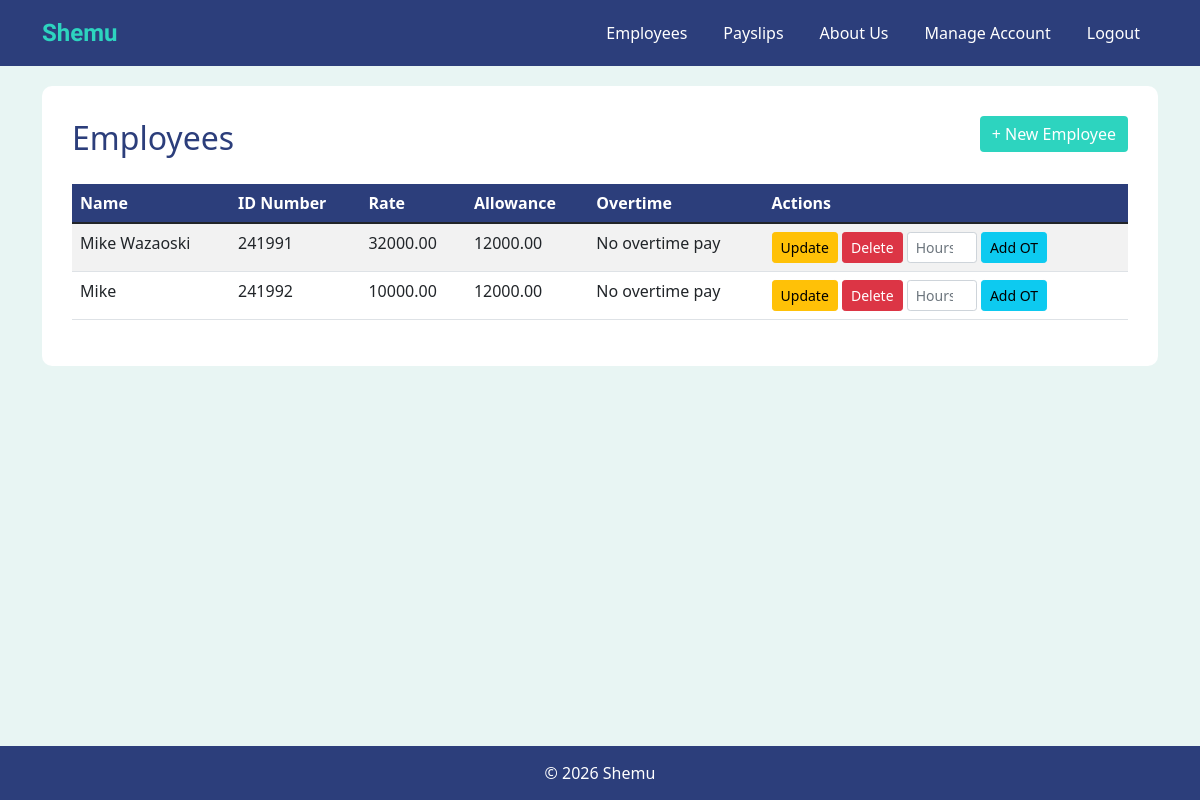
The app's page /employees/2/, older data.
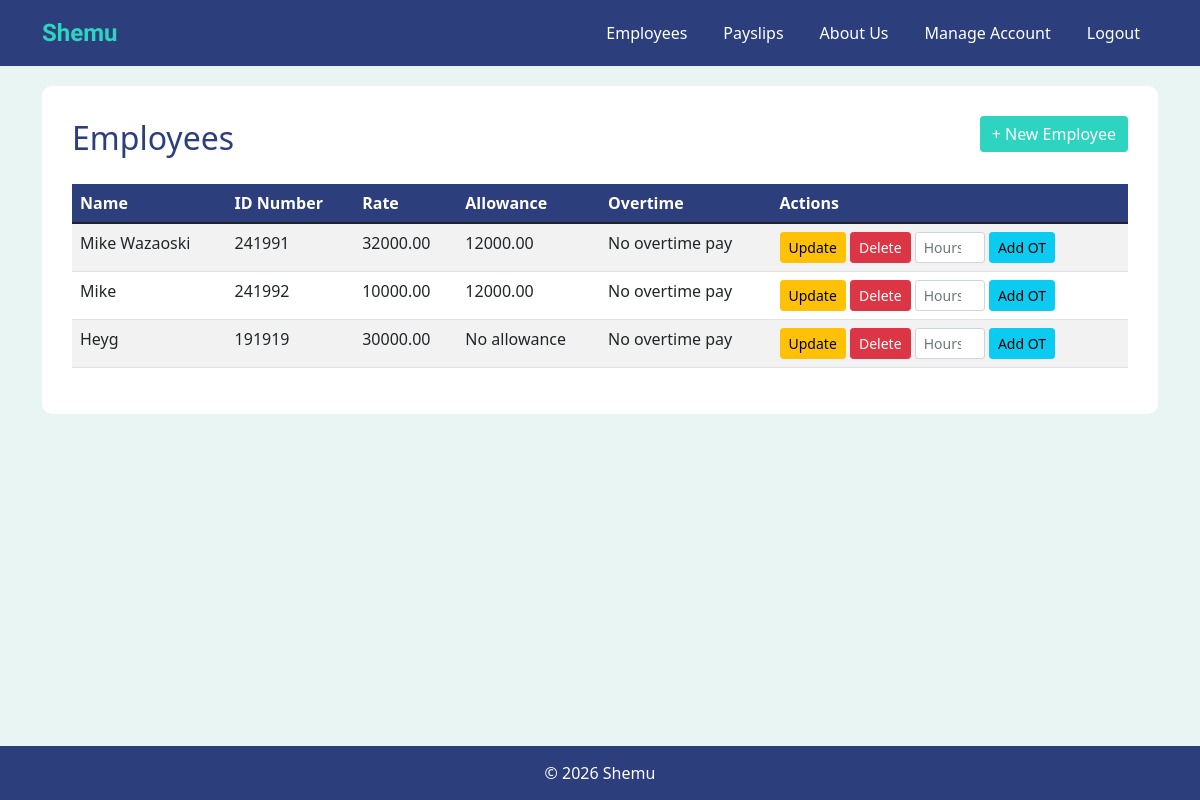
The same page, newer data.
### shemuapp/models.py (models this page shows, shortened)
class Employee(models.Model):
    name = models.CharField(max_length=300)
    id_number = models.CharField(max_length=300, unique=True)
    rate = models.DecimalField(max_digits=10, decimal_places=2)
    overtime_pay = models.DecimalField(max_digits=10, decimal_places=2,null=True, blank=True)
    allowance = models.DecimalField(max_digits=10, decimal_places=2, null=True, blank=True)
    def getOvertime(self):
        if not self.overtime_pay:
            message = "No overtime pay"
            return message
        else:
            return self.overtime_pay
    def getAllowance(self):
        if not self.allowance:
            message = "No allowance"
            return message
        else:
            return self.allowance

### shemuapp/views.py (the view)
# urls.py: path('', views.employees, name='employees'),
def employees(request, pk):
    account = get_object_or_404(Account, pk=pk)
    employees = Employee.objects.all()
    return render(request, 'employees.html', {'employees': employees, 'pk': pk, 'current_user': account.getUsername()})

### shemuapp/models.py (called while the page is built)
    def getUsername(self):
        return self.username

### shemuapp/templates/employees.html (shortened to what this page needs)
{% extends 'base.html' %}
{% block content %}
<div class="d-flex justify-content-between align-items-center mb-3">
    <h2>Employees</h2>
    <a href="{% url 'create_employee' pk=pk %}" class="btn btn-teal mb-3">+ New Employee</a>
</div>
<table class="table table-striped">
    <thead>
        <tr>
            <th>Name</th>
            <th>ID Number</th>
            <th>Rate</th>
            <th>Allowance</th>
            <th>Overtime</th>
            <th>Actions</th>
        </tr>
    </thead>
    <tbody>
        {% for employee in employees %}
        <tr>
            <td>{{ employee.name }}</td>
            <td>{{ employee.id_number }}</td>
            <td>{{ employee.rate }}</td>
            <td>{{ employee.getAllowance }}</td>
            <td>{{ employee.getOvertime }}</td>
            <td style="white-space: nowrap;">
                <form method="post" action="{% url 'update_employee' pk=pk %}" style="display:inline;">
                    <button type="submit" class="btn btn-warning btn-sm">Update</button>
                </form>
                <form method="post" action="{% url 'delete_employee' pk=pk %}" style="display:inline;">
                    <button type="submit" class="btn btn-danger btn-sm">Delete</button>
                </form>
                <form method="post" action="{% url 'add_overtime' pk=pk %}" style="display:inline;">
                    <input type="number" name="overtime_hours" step="0.01" placeholder="Hours" min="0" class="form-control form-control-sm" style="width:70px; display: inline-block; vertical-align: middle;" required>
                    <button type="submit" class="btn btn-info btn-sm">Add OT</button>
                </form>
            </td>
        </tr>
        {% empty %}
        <tr>
            <td colspan="6" class="text-center">No employees found</td>
        </tr>
        {% endfor %}
    </tbody>
</table>
{% endblock %}

Row changes from the older to the newer data that the page shows:
added Employee: name "Heyg", id_number "191919", rate "30000.00", getAllowance "No allowance", getOvertime "No overtime pay"
